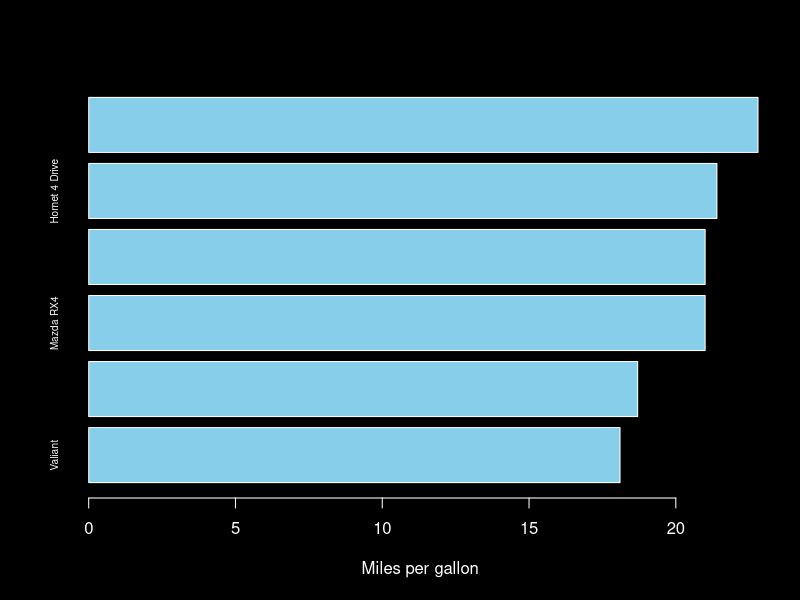
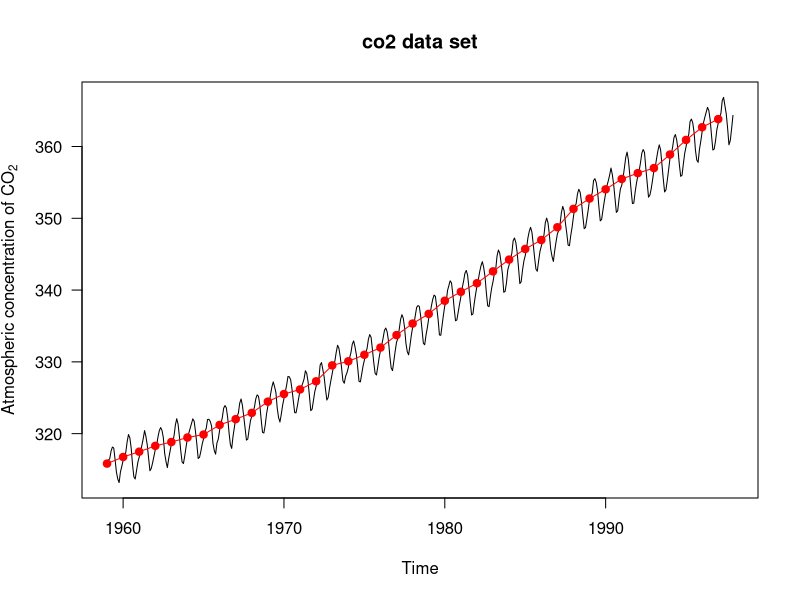
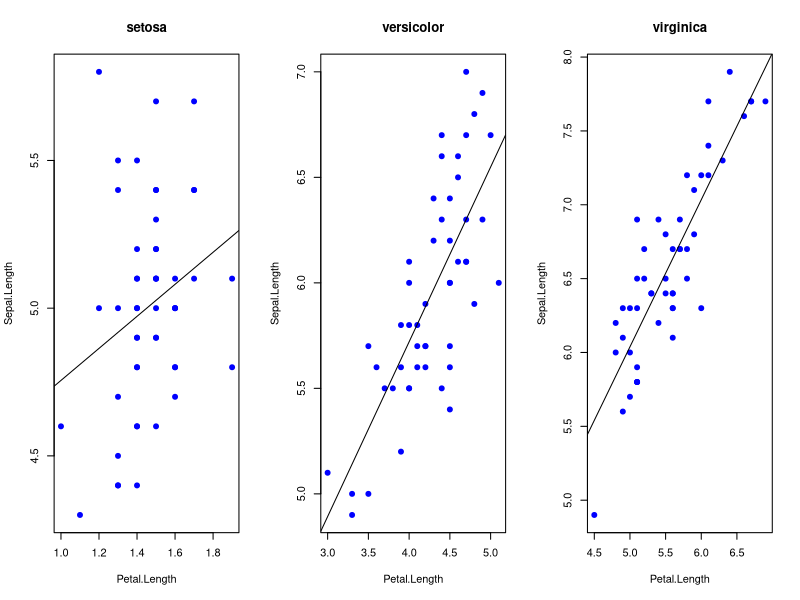
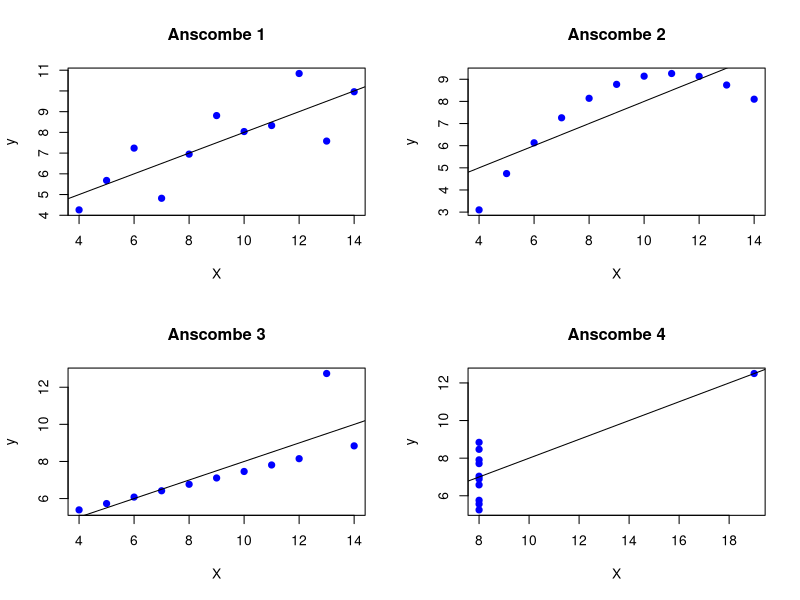

These charts were generated, in order, by the following R code:
#question 1
data("mtcars")
set.seed(1)
d = mtcars[sample(6),]
d1 = d[order(d$mpg),] #order data by species

#question 2
original_par <- par(no.readonly = TRUE) #setting global graphical parameters via par()
par(bg="black", fg="white",col.lab="white",col.axis="white") # using par()
barplot(d1$mpg, xlab = "Miles per gallon", col = "skyblue",
        horiz = T, names.arg = row.names(d1), cex.names = 0.6)
par(original_par)

#question 3
data("co2")
plot(co2, ylab = expression("Atmospheric concentration of CO"[2]),
     las = 1)
title(main = "co2 data set")
points(aggregate(co2, by=list(year), FUN=mean, na.rm=T),pch=19,col = "red")
lines(aggregate(co2, by=list(year), FUN=mean, na.rm=T), pch = 16, col = "red")       

# question 4
data("iris")
par(mfrow = c(1,3))
cultivar <- levels(iris$Species) #subset column species and store and new dataframe
for (i in cultivar){
  plot(iris$Sepal.Length[iris$Species ==i] ~ iris$Petal.Length[iris$Species ==i],xlab = "Petal.Length",
       ylab = "Sepal.Length",type = "p", col = "blue", pch = 19, main = paste(i))
  abline(lm(iris$Sepal.Length[iris$Species == i] ~ iris$Petal.Length[iris$Species == i]))
} #for loop for graph

#question 5
data("anscombe") 
X <- data.frame(anscombe$x1,anscombe$x2,anscombe$x3,anscombe$x4)
Y <- data.frame(anscombe$y1,anscombe$y2,anscombe$y3,anscombe$y4)
par(mfrow = c(2,2))
for (i in 1:4) {
  plot(Y[,i]~X[,i], col = "blue", pch = 19, main = paste("Anscombe",i),xlab = "X", ylab = "y")
  abline(lm(Y[,i]~X[,i])) #for loop for graph
}
